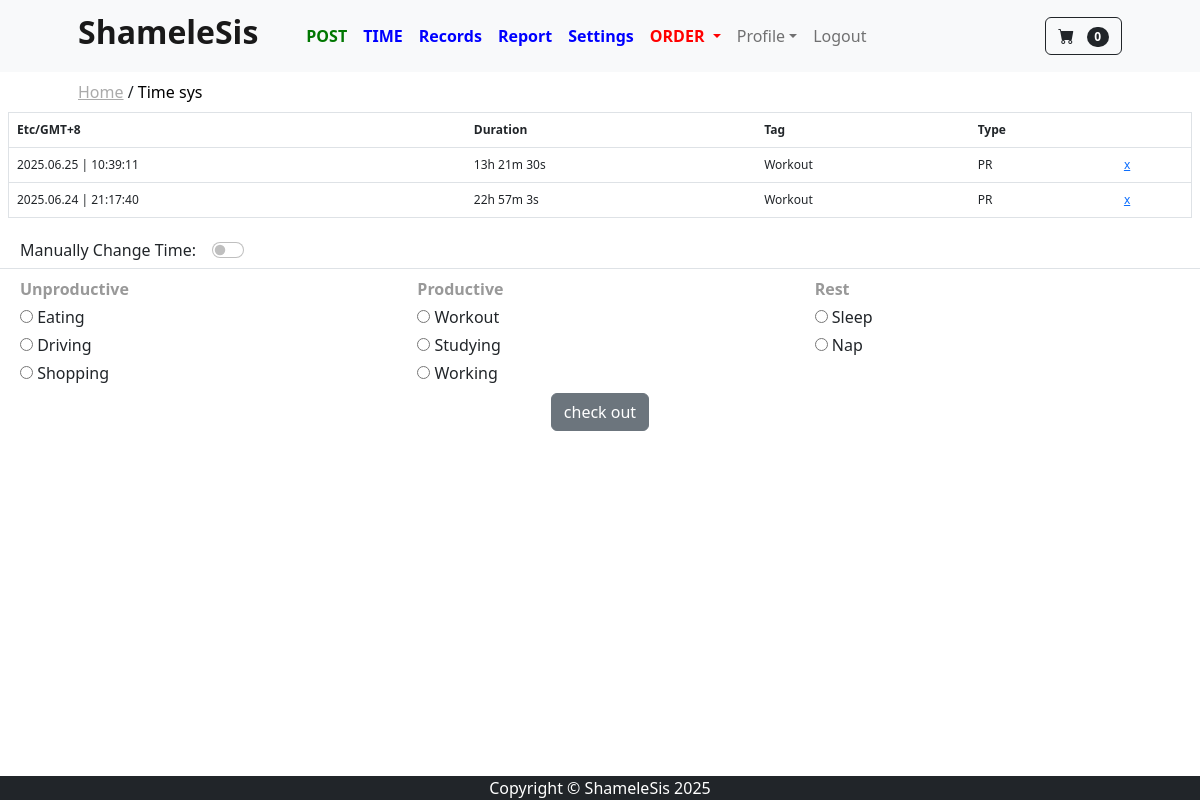
/time_sys/ (signed in), run on an earlier commit of the app's database.
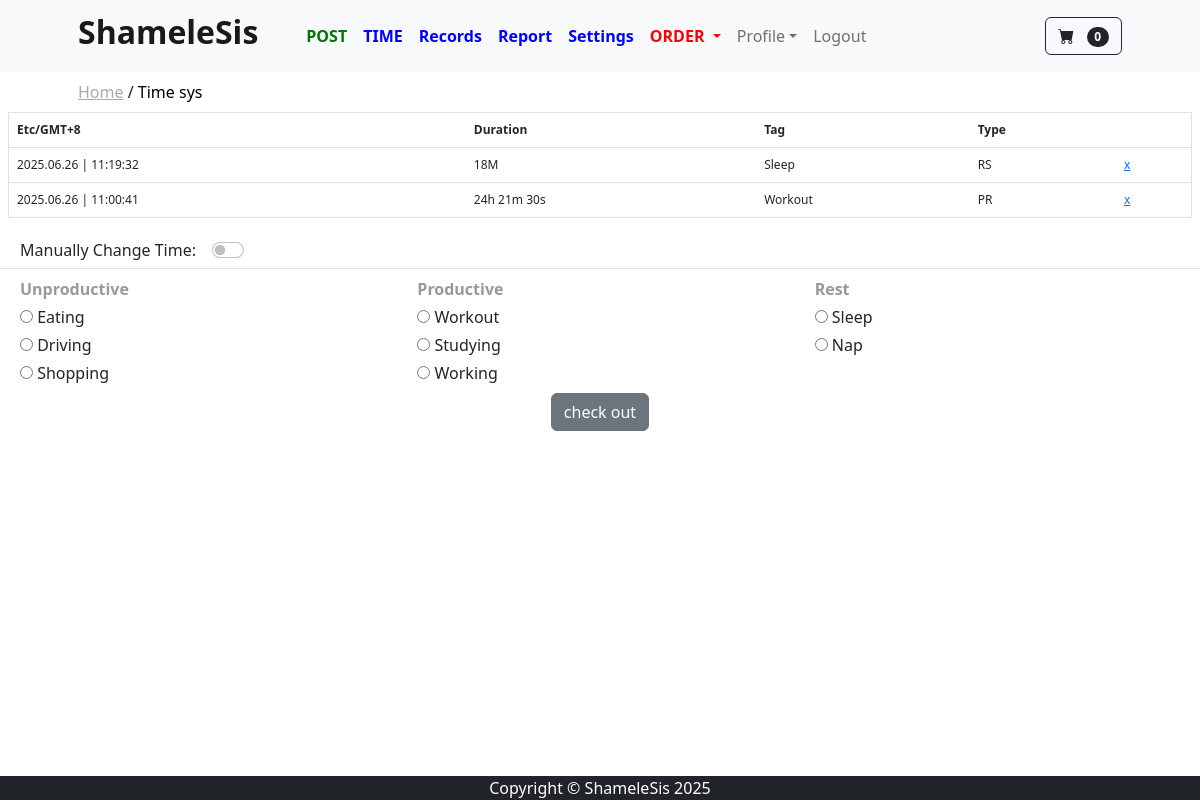
And on a later commit of the database.
### time_sys/models.py (models this page shows, shortened)
class TimeRecord(models.Model):
    user = models.ForeignKey(User, on_delete=models.CASCADE)
    end = models.DateTimeField()
    duration = models.IntegerField()
    tag = models.CharField(max_length=255)
    type = models.CharField(max_length=255)
    @property
    def formatted_duration(self):
        seconds = self.duration
        minutes = self.duration // 60
        seconds = seconds % 60
        if minutes < 60:
            return f"{minutes}M"
        hours = minutes // 60
        minutes = minutes % 60
        return f"{hours}h {minutes}m {seconds}s"

class TimeTag(models.Model):
    user = models.ForeignKey(User, on_delete=models.CASCADE)
    tag = models.CharField(max_length=255)
    type = models.CharField(max_length=255)

### time_sys/views.py (the view, shortened to what this page needs)
# urls.py: path('', views.time_checkout, name='time_checkout'),
@login_required
def time_checkout(request):
    form = TimeCheckoutForm(request.POST or None)
    form_del = RecordDel(request.POST or None)
    user_id = request.user.id
    user_instance = User.objects.get(id=user_id)
    tags = TimeTag.objects.filter(user=user_instance)
    record_qs = TimeRecord.objects.filter(user=user_instance)
    checkout_time = timezone.now()
    if not tags.exists():
        messages.error(request, 'Please create a Time-Tag first.')
        return redirect('time_settings')
    if not record_qs.exists():
        TimeRecord.objects.create(
            user=user_instance,
            tag='start',
            end=checkout_time,  # <- this_utc, not datetime.this_utc()
            duration=0,
            type='UN'
        )
        messages.success(request, "Started first record.")
        return redirect('time_checkout')
    else:
        this_utc = timezone.now()
        last_utc = record_qs.order_by('-id').first().end
    if form.errors:
        for field, errs in form.errors.items():
            for err in errs:
                messages.error(request, f'{field}: {err}')
    records = TimeRecord.objects.filter(user=user_instance).order_by('-id')[:2]
    context = {
        'form': form,
        'form_del':form_del,
        'tags': tags,
        'timezone': timezone_display(request.user.profile),
        'now': this_utc,
        'last': last_utc if record_qs.exists() else None,
        'records': records
    }
    return render(request, 'time/time_checkout.html', context)

### time_sys/forms.py
class TimeCheckoutForm(forms.Form):
    time_tag = forms.CharField(required=True)
    time_switch = forms.CharField(required=False)
    time_correction = forms.DateTimeField(required=False)

class RecordDel(forms.Form):
    del_id = forms.IntegerField()

### cart/cart.py (called while the page is built)
    def __len__(self):
        return len(self.cart)

### cart/context_processors.py (called while the page is built)
def cart(request):
    return {'cart': Cart(request)}

### store/context_processors.py (called while the page is built)
def base_breadcrumbs(request):
    path = request.path
    parts = path.strip('/').split('/')
    breadcrumbs = []
    url = ''
    for part in parts:
        url += f'/{part}'
        breadcrumbs.append({'name': part.replace('_', ' ').capitalize(), 'url': url})
    return {'breadcrumbs': breadcrumbs}

### store/templatetags/breadcrumbs.py (called while the page is built)
@register.inclusion_tag('breadcrumbs.html')
def show_breadcrumbs(breadcrumbs):
    return {'breadcrumbs': breadcrumbs}

### time_sys/utils.py (called while the page is built)
def timezone_display(user):
    if user.timezone[7]=="-":
        timezone_string = user.timezone.replace("-", "+")
    else:
        timezone_string = user.timezone.replace("+", "-")
    return timezone_string

### time_sys/templates/time/time_checkout.html (shortened to what this page needs)
{% extends 'base.html' %}
{% block content %}
{% load tz %}
<form method="POST" class="form-register" id="my_form">
<div class="container-fluid px-2" style="font-size:12px">
   <div class="row">
    <div class="col-12">
        <table class="table border border-1">
            <thead>
               <tr>
                  <th scope="col">{{ timezone }}</th>
                  <th scope="col">Duration</th>
                  <th scope="col">Tag</th>
                  <th scope="col">Type</th>
                  <th scope="col"></th>
               </tr>
            </thead>
            <tbody>
               {% for record in records %}
               <tr>
                  {% timezone request.user.profile.timezone %}
                  <td>{{ record.end|date:"Y.m.d | H:i:s" }}</td>
                  {% endtimezone %}
                  <td>{{ record.formatted_duration }}</td>
                  <td>{{ record.tag }}</td>
                  <td>{{ record.type }}</td>
                  <td>
                     <a href="javascript:{}" onclick="
                           document.getElementById('ch{{ record.id }}').checked = true;
                           document.getElementById('my_form').submit();
                           ">x</a>
                  </td>
               </tr>
               {% endfor %}
            </tbody>
         </table>
    </div>
   </div>
</div>
</form>
<form method="POST" class="form-register">
<div class="container-fluid text-center border-bottom mt-1 pb-1 mb-2" >
    <div class="row" >
        <div class="col-12 text-center">
            <div class="ms-2" style="float:left;">Manually Change Time:</div>
            <div class="col-6 form-check form-switch ms-3" style="float:left">
                    <input class="form-check-input" type="checkbox" name="time_switch" id="switch" value="1" onclick="myFunction()"/>
            </div>
        </div>
    </div>
</div>
<div class="container-fluid">
    <div class="row ps-2" style="font-weight:bold;color:#999">
        <div class="col-4 pe-0 title_time">Unproductive</div>
        <div class="col-4 pe-0 title_time">Productive</div>
        <div class="col-4 pe-0 title_time">Rest</div>
    </div>
    <div class="row mb-2 ps-2">
        <div class="col-4 pe-0">
            {% for tag in tags %}
            {% if tag.type == 'UN' %}
                <div class="col text_d_title pt-1">
                   <input type="radio" id="{{ tag.tag }}" name="time_tag" value="{{ tag.tag }}-{{ tag.type }}">
                   <label for="{{ tag.tag }}">{{tag.tag}}</label>
               </div>
            {% endif %}
            {% endfor %}
        </div>
        <div class="col-4 pe-0">
            {% for tag in tags %}
            {% if tag.type == 'PR' %}
                <div class="col text_d_title pt-1">
                   <input type="radio" id="{{ tag.tag }}" name="time_tag" value="{{ tag.tag }}-{{ tag.type }}">
                   <label for="{{ tag.tag }}">{{tag.tag}}</label>
               </div>
            {% endif %}
            {% endfor %}
        </div>
        <div class="col-4 pe-0">
            {% for tag in tags %}
            {% if tag.type == 'RS' %}
                <div class="col text_d_title pt-1">
                   <input type="radio" id="{{ tag.tag }}" name="time_tag" value="{{ tag.tag }}-{{ tag.type }}">
                   <label for="{{ tag.tag }}">{{tag.tag}}</label>
               </div>
            {% endif %}
            {% endfor %}
        </div>
    </div>
</div>
<div class="container text-center" >
    <div class="row">
        <div class="col-12 pt-0" style="">
            <button type="submit" class="btn btn-secondary mb-3">check out</button>
        </div>
    </div>
</div>
</form>
{% endblock %}

What changed in the data, as far as the page shows it:
no longer on this page (row unchanged): TimeRecord: end|H "2025.06.25 | 10:39:11", formatted_duration "13h 21m 30s", tag "Workout", type "PR"
no longer on this page (row unchanged): TimeRecord: end|H "2025.06.24 | 21:17:40", formatted_duration "22h 57m 3s", tag "Workout", type "PR"
added TimeRecord: end|H "2025.06.26 | 11:19:32", formatted_duration "18M", tag "Sleep", type "RS"
added TimeRecord: end|H "2025.06.26 | 11:00:41", formatted_duration "24h 21m 30s", tag "Workout", type "PR"
